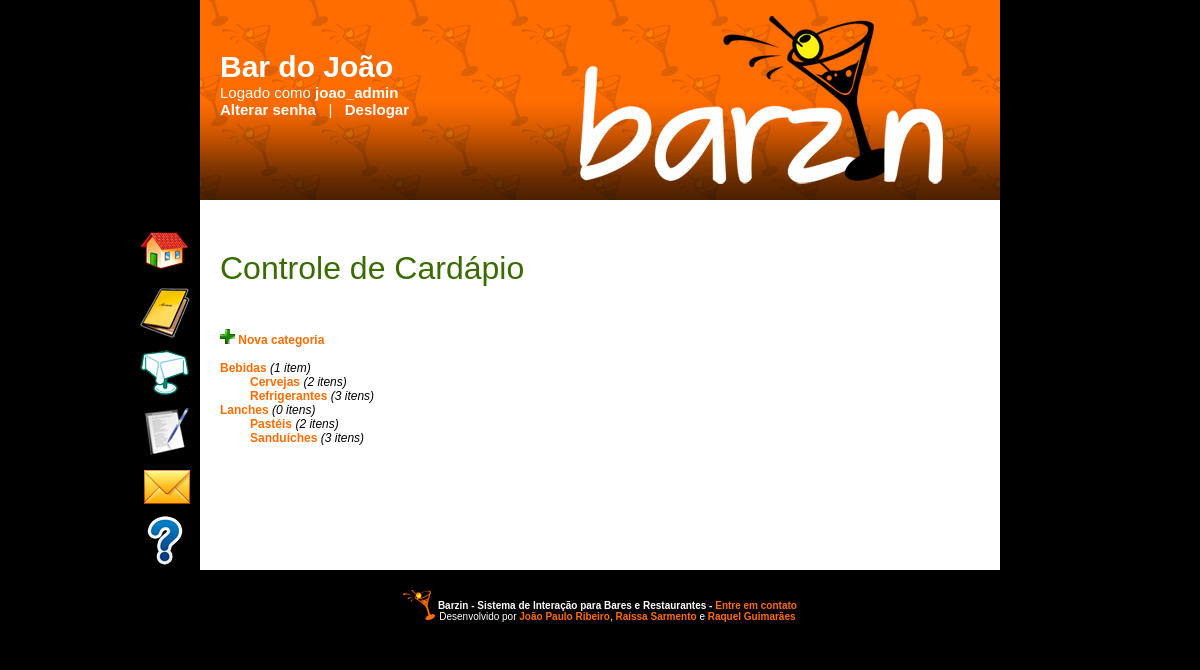
Screenshot of /cardapio/index.php (signed in) with the database file from the repository.
### tables this page shows
CREATE TABLE bares (
    id              			SERIAL			PRIMARY KEY,
    admin_login     			VARCHAR(20) 	NOT NULL    UNIQUE,
    func_login      			VARCHAR(20) 	NOT NULL    UNIQUE,
    nome            			VARCHAR(50) 	NOT NULL    UNIQUE,
    rua							TEXT			NOT NULL,
    numero          			TEXT,   
    complemento     			TEXT,
    bairro          			TEXT 			NOT NULL,
    cidade          			TEXT    		NOT NULL,
    estado          			TEXT    		NOT NULL,
    cep             			TEXT    		NOT NULL,
    telefone1       			TEXT    		NOT NULL,
    telefone2       			TEXT    		NOT NULL,
    email           			VARCHAR(50)		NOT NULL    UNIQUE,
    ultima_atualizacao_pedidos 	TIMESTAMP 		NOT NULL,
    versao_cardapio				BIGINT UNSIGNED,  
    
    CONSTRAINT bar_admin_fk FOREIGN KEY (admin_login) REFERENCES usuarios(login),
    CONSTRAINT bar_func_fk FOREIGN KEY (func_login) REFERENCES usuarios(login)
);

CREATE TABLE categorias (
    id                  SERIAL				PRIMARY KEY,
    categoria_mae_id    BIGINT UNSIGNED,
    bar_id 				BIGINT UNSIGNED 	NOT NULL,
    nome                TEXT 				NOT NULL,
    
    CONSTRAINT categoria_bar_fk FOREIGN KEY (bar_id) REFERENCES bares(id) ON DELETE CASCADE,
    CONSTRAINT categoria_mae_fk FOREIGN KEY (categoria_mae_id) REFERENCES categorias(id) ON DELETE CASCADE
);

### src/classes/dao.php (called while the page is built, shortened)
<?php
include_once 'categoria.php';
include_once 'cardapio.php';
include_once 'bar.php';
class DAO {
    function DAO() {
		$host = "localhost";
		$usuario = "jpribeir_barzin";
		$senha = "b4rz1n";
		$db = "jpribeir_barzin";
    }
    function get_tipo_usuario($login) {
    	$login = mysql_real_escape_string($login);
    	$consulta_admin = mysql_query("SELECT b.id
        									FROM bares b
        									WHERE b.admin_login='$login'");
    	if (mysql_num_rows($consulta_admin) == 1) {
    		return "admin";
    	}
    }
    function recupera_bar_pelo_login($login_usuario) {
    	$login_usuario = mysql_real_escape_string($login_usuario);
        $consulta = mysql_query("SELECT b.*
        							FROM bares b
        							WHERE b.admin_login='$login_usuario'
	        							OR b.func_login='$login_usuario'");
        if (mysql_num_rows($consulta) == 1) {
        	$bar = new Bar();
        	$bar->setar_atributos_consulta($consulta);
        	return $bar;
        }
        return null;
    }
    function recupera_cardapio($bar) {
    	$id_bar = mysql_real_escape_string($bar->get_id());
    	$cardapio = new Cardapio();
    	$consulta_categorias = mysql_query("SELECT c.id
    										FROM categorias c
    										WHERE c.categoria_mae_id IS NULL
    											AND c.bar_id=$id_bar
    										ORDER BY c.nome");
    	while (list($categoria_id) = mysql_fetch_row($consulta_categorias)) {
    		$categoria = $this->recupera_categoria($categoria_id);
    		$cardapio->adiciona_categoria($categoria);
    	}
    	$consulta_versao = mysql_query("SELECT b.versao_cardapio
    										FROM bares b
    										WHERE b.id=$id_bar");
    	list($versao_cardapio) = mysql_fetch_array($consulta_versao);
    	$cardapio->set_versao($versao_cardapio);
    	return $cardapio;
    }
    function recupera_categoria($id_categoria) {
    	$id_categoria = mysql_real_escape_string($id_categoria);
    	$consulta_categoria = mysql_query("SELECT c.*
    										FROM categorias c
    										WHERE c.id=$id_categoria");
    	if (mysql_num_rows($consulta_categoria) == 1) {
    		$categoria = new Categoria();
    		$categoria->setar_atributos_consulta($consulta_categoria);
    		$consulta_subcategorias = mysql_query("SELECT c.id
    												FROM categorias c
    												WHERE c.categoria_mae_id=$id_categoria
    												ORDER BY c.nome ASC");
    		while (list($subcategoria_id) = mysql_fetch_row($consulta_subcategorias)) {
    			$subcategoria = $this->recupera_categoria($subcategoria_id);
    			$categoria->adiciona_subcategoria($subcategoria);
    		}
    		$consulta_itens = mysql_query("SELECT i.id
											FROM itens i
											WHERE i.categoria_id=$id_categoria
												AND i.passado=0
    										ORDER BY i.nome ASC");
    		while (list($item_id) = mysql_fetch_array($consulta_itens)) {
    			$item = $this->recupera_item($item_id);
    			$categoria->adiciona_item($item);
    		}
    		return $categoria;
    	}
    	return null;
    }
    function recupera_item($id_item, $pasta_raiz = "..") {
    	$id_item = mysql_real_escape_string($id_item);
    	$consulta_item = mysql_query("SELECT i.*
    									FROM itens i
    									WHERE i.id=$id_item");
    	if (mysql_num_rows($consulta_item) == 1) {
    		$item = new Item();
    		$item->setar_atributos_consulta($consulta_item);
    		$item->set_pasta_raiz($pasta_raiz);
    		return $item;
    	}
    	return new Erro("Não foi encontrado item com o ID $id_item");
    }
}
?>

### src/classes/bean.php (called while the page is built, shortened)
<?php
class Bean extends transformavel_json {
	public function setar_atributos_consulta($consulta, $atributos_ignorar = array()) {
		$array = mysql_fetch_assoc($consulta);
	}
}
?>

### src/classes/bar.php (called while the page is built, shortened)
<?php
include_once 'bean.php';
class Bar extends Bean {
	protected $id, $nome, $rua, $numero, $complemento, $bairro, $cidade, $estado, $cep, $telefone1, $telefone2, $email, $versao_cardapio, $admin_login, $func_login;
	public function Bar($nome = "", $rua = "", $numero = "", $complemento = "", $bairro = "", $cidade = "", $estado = "", $cep = "", $telefone1 = "", $telefone2 = "", $email = "", $admin_login = "", $func_login = "", $id = 0) {
		$this->id = $id;
		$this->nome = $nome;
	}
	public function get_id() {
		return $this->id;
	}
	public function get_nome() {
		return $this->nome;
	}
}
?>

### src/classes/categoria.php (the view, shortened to what this page needs)
<?php
include_once 'bean.php';
include_once 'design.php';
class Categoria extends Bean {
	protected $nome, $subcategorias, $itens, $id, $categoria_mae_id, $bar_id;
	public function Categoria($nome = "", $subcategorias = array(), $itens = array(), $id = -1, $pastaRaiz = "../..") {
		$this->nome = $nome;
		$this->subcategorias = $subcategorias;
		$this->itens = $itens;
		$this->id = $id;
	}
	public function adiciona_item($novo_item) {
		$this->itens[] = $novo_item;
	}
	public function adiciona_subcategoria($nova_subcategoria) {
		$this->subcategorias[] = $nova_subcategoria;
	}
	public function get_numero_itens() {
		return count($this->itens);
	}
	public function imprimir_links_manipulacao($espaco = 0) {
		echo "<a href=\"editar_categoria.php?id=".$this->id."\" style=\"margin-left: ".$espaco."px\">".$this->nome."</a> <i>(".$this->get_numero_itens()." ite".($this->get_numero_itens() == 1 ? "m" : "ns").")</i><br/>";
		$espaco += 30;
		foreach ($this->subcategorias as $subcategoria) {
			$subcategoria->imprimir_links_manipulacao($espaco);
		}
	}
}
?>

### src/classes/design.php (shortened to what this page needs)
<?php
include_once 'dao.php';
class Design {
	private $raiz, $adicionarBody, $login_usuario;
	public function Design($pastaraiz, $adicionarBody = "") {
		$this->raiz = $pastaraiz;
		$this->adicionarBody = $adicionarBody;
		if (isset($_SESSION["usuario_logado"])) {
			$this->login_usuario = $_SESSION["usuario_logado"];
		}
	}
	public function imprimir_topo() {
		echo "
		 <html>
		 <head>
		 <meta http-equiv=\"X-UA-Compatible\" content=\"IE=8\" />
		 <meta http-equiv=\"Content-Type\" content=\"text/html; charset=utf-8\">
		 <title>Barzin - Interação em Bares e Restaurantes!</title>
		 <link rel=\"stylesheet\" href=\"".$this->raiz."/css/estilo.css\" type=\"text/css\">
 		 <script type=\"text/javascript\" src=\"".$this->raiz."/javascripts/jquery-1.8.3.min.js\" charset=\"utf-8\"></script>
		 <script type=\"text/javascript\" src=\"".$this->raiz."/javascripts/funcoes.js\" charset=\"utf-8\"></script>
		 <script type=\"text/javascript\">
			var _gaq = _gaq || [];
			_gaq.push(['_setAccount', 'UA-31024939-2']);
			_gaq.push(['_trackPageview']);
			(function() {
				var ga = document.createElement('script'); ga.type = 'text/javascript'; ga.async = true;
				ga.src = ('https:' == document.location.protocol ? 'https://ssl' : 'http://www') + '.google-analytics.com/ga.js';
				var s = document.getElementsByTagName('script')[0]; s.parentNode.insertBefore(ga, s);
			})();
		</script>
		 </head>
		 <body ".$this->adicionarBody.">
		 <div class=\"principal\">
		";
		if (isset($this->login_usuario)) {
			$banco = new DAO();
			$bar = $banco->recupera_bar_pelo_login($this->login_usuario);
			echo "
		 	 <div class=\"logado\">
		 	 	<div style=\"font-size: 30px; font-weight: bold; text-align: left;\">".$bar->get_nome()."</div>
			 	Logado como <b>".$this->login_usuario."</b><br>
			 	<a href=\"".$this->raiz."/login/alterar_senha.php\" class=\"link_logado\">Alterar senha</a> &nbsp;&nbsp;|&nbsp;&nbsp;
			 	<a href=\"".$this->raiz."/login/deslogar.php\" class=\"link_logado\">Deslogar</a>
			 </div>
			";
		}
		echo "
		 <div class=\"topo\" align=\"right\">
		 	<div style=\"position: relative; width: 100%; height: 200px; background: url(".$this->raiz."/img/degrade.png) repeat-x; z-index: 0;\">
		 		<a href=\"".$this->raiz."/index.php\"><img src=\"".$this->raiz."/img/topo.png\" /></a>
		 	</div>
		 </div>
		 <div class=\"conteudo\">
		 	<div style=\"position: fixed; top: 200px; margin-left: -230px; width: 200px; text-align: right;\">
	 	 		<div id=\"textoMenu\" style=\"font-size: 14px; height: 15px; color: #ffffff; padding-bottom: 10px;\"></div>
	 	";
		if (isset($this->login_usuario)) {
			$tipo_usuario = $banco->get_tipo_usuario($this->login_usuario);
			if ($tipo_usuario == "admin") {
				$this->imprimir_menu_gerente();
			}
			else {
				$this->imprimir_menu_funcionario();
			}
		}
	 	echo "
	 	 </div>
		";
	}
	public function imprimir_menu_gerente() {
		echo "
		 <a class=\"link_menu\" href=\"".$this->raiz."/index.php\"><img src=\"".$this->raiz."/img/home.png\" onMouseOver=\"menu('Página inicial')\" onMouseOut=\"menu('')\" /></a>
		 <a class=\"link_menu\" href=\"".$this->raiz."/cardapio/index.php\"><img src=\"".$this->raiz."/img/cardapio.png\" onMouseOver=\"menu('Controle do Cardápio')\" onMouseOut=\"menu('')\" /></a>
		 <a class=\"link_menu\" href=\"".$this->raiz."/mesas/index.php\"><img src=\"".$this->raiz."/img/mesa.png\" onMouseOver=\"menu('Controle de Mesas')\" onMouseOut=\"menu('')\" /></a>
		 <a class=\"link_menu\" href=\"".$this->raiz."/alterarCadastro.php\"><img src=\"".$this->raiz."/img/cadastrar.png\" onMouseOver=\"menu('Alterar informações do bar')\" onMouseOut=\"menu('')\" /></a>
		 <a class=\"link_menu\" href=\"".$this->raiz."/faleconosco/index.php\"><img src=\"".$this->raiz."/img/contato.png\" onMouseOver=\"menu('Fale conosco')\" onMouseOut=\"menu('')\" /></a>
		 <a class=\"link_menu\" href=\"".$this->raiz."/ajudaGerente.php\"><img src=\"".$this->raiz."/img/ajuda.png\" onMouseOver=\"menu('Ajuda')\" onMouseOut=\"menu('')\" /></a>
		";
	}
	public function imprimir_fim() {
		echo "
		 </div>
		 <div class=\"rodape\">
		 	<div style=\"display: inline-block;\">
		 		<img src=\"".$this->raiz."/img/drink.png\" />
		 	</div>
		 	<div style=\"display: inline-block;\">
		 		<b>Barzin - Sistema de Interação para Bares e Restaurantes - <a href=\"".$this->raiz."/faleconosco/index.php\">Entre em contato</a></b><br/>
		 		Desenvolvido por <a href=\"http://jpribeiro.com\" target=\"_blank\">João Paulo Ribeiro</a>, <a href=\"http://raissasarmento.com\" target=\"_blank\">Raíssa Sarmento</a> e <a href=\"http://raquelguimaraes.com\" target=\"_blank\">Raquel Guimarães</a>
		 	</div>
		 </div>
		 </div>
		 </body>
		 </html>
		";
	}
	public function get_endereco_imagem($nome_arquivo) {
		return $this->raiz."/img/".$nome_arquivo;
	}
}

### src/cardapio/index.php (shortened to what this page needs)
<?php
require '../verifica.php';
include_once '../classes/design.php';
$banco = new DAO();
$design = new Design("..");
$design->imprimir_topo();
$login_usuario = $_SESSION["usuario_logado"];
$bar = $banco->recupera_bar_pelo_login($login_usuario);
?>
<a href="index.php" class="titulo_secao">Controle de Cardápio</a><br/><br/><br/>
<?php
$pode_alterar = true;
if ($pode_alterar) {
	echo "
	 <br/>
 	 <div id=\"link_nova_categoria\" style=\"display: inline-block;\">
	 	<a href=\"javascript: void(0);\" onclick=\"prepararCriarCategoria();\"><img src=\"".$design->get_endereco_imagem("mais.gif")."\" /> Nova categoria</a>
 	 </div>
 	 <div id=\"carregando_nova_categoria\" style=\"display: none;\">
 		Salvando nova categoria...
 	 </div>
 	 <form id=\"form_nova_categoria\" action=\"\" onsubmit=\"return criarCategoria();\" style=\"display: none;\">
		Nova categoria*: <input type=\"text\" size=\"10\" name=\"nome\" class=\"Nome da categoria|Obrig\"/>
		<input type=\"hidden\" name=\"bar_id\" value=\"".$bar->get_id()."\"/>
		<button type=\"submit\">OK</button>
		<button type=\"button\" onclick=\"cancelarCriarCategoria()\">Cancelar</button>
 	 </form>
 	 <br/><br/>
	";
}
$cardapio = $banco->recupera_cardapio($bar);
$cardapio->imprimir_links_categorias();
?>
<?php
$design->imprimir_fim();
?>

### src/classes/cardapio.php (shortened to what this page needs)
<?php
include_once 'design.php';
class Cardapio extends transformavel_json {
    protected $categorias, $design, $versao;
    public function Cardapio($categorias = array()) {
        $this->categorias = $categorias;
    }
    public function adiciona_categoria($nova_categoria) {
        $this->categorias[] = $nova_categoria;
    }
	public function imprimir_links_categorias() {
		foreach ($this->categorias as $categoria) {
			$categoria->imprimir_links_manipulacao();
		}
	}
}
?>

### src/css/estilo.css (style rules this page uses)
body { font-family: Arial, Trebuchet MS, Verdana, Tahoma; font-size: 12px; text-align: center; background-color: #000000; margin: 0; }
img { border: 0; }
a { color: #ff6c00; font-weight: bold; text-decoration: none;; }
.topo { background: url('../img/seamless.png'); }
.logado { color: #ffffff; position: absolute; top: 50px; margin-left: 20px; width: 300px; z-index: 999; font-size: 15px; text-align: left; }
.link_logado { color: #ffffff; }
.principal { width: 800px; background-color: #ffffff; margin: auto; text-align: justify; padding: 0; }
.conteudo { padding: 20px; padding-top: 50px; min-height: 300px; }
.rodape { color: #ffffff; background: #000000; text-align: center; padding: 20px; font-size: 10px; }
.titulo_secao { font-weight: normal; font-size: 32px; color: #3a6b00; }
.link_menu { margin-bottom: 12px; display: block; }

### rows the page displays
bares: nome "Bar do João"
categorias: nome "Bebidas", numero_itens "1"
categorias: nome "Cervejas", numero_itens "2"
categorias: nome "Refrigerantes", numero_itens "3"
categorias: nome "Lanches", numero_itens "0"
categorias: nome "Pastéis", numero_itens "2"
categorias: nome "Sanduíches", numero_itens "3"

### other values shown
$this->login_usuario "joao_admin"
